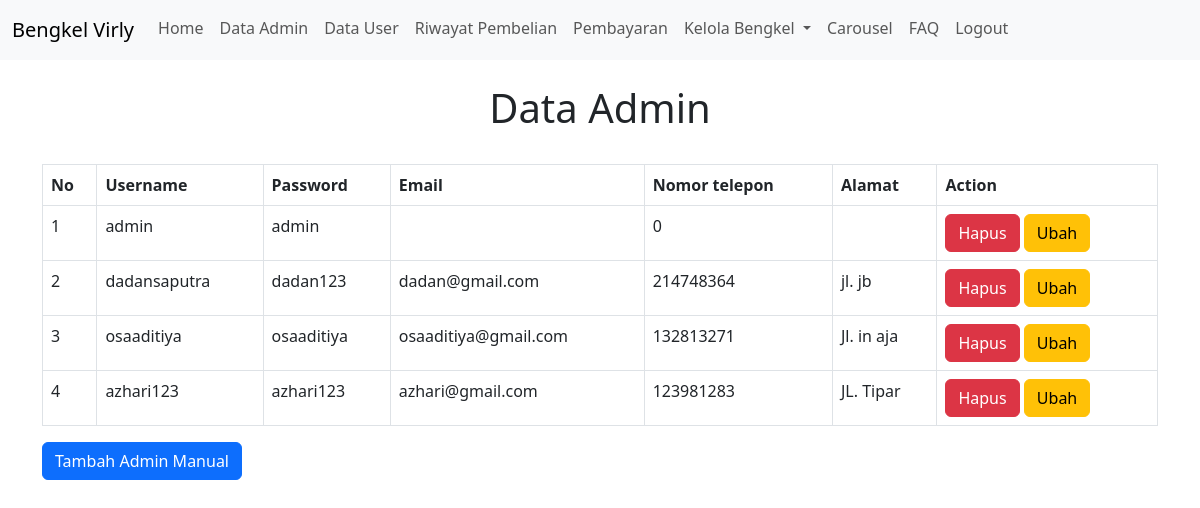
The page /main/superadmin/dataadmin.php (signed in) on the database its author committed.
### tables this page shows
CREATE TABLE `user` (
  `id` int(11) NOT NULL,
  `username` varchar(100) NOT NULL,
  `email` varchar(100) NOT NULL,
  `password` varchar(10) NOT NULL,
  `telepon` int(20) NOT NULL,
  `alamat` varchar(1000) DEFAULT NULL,
  `tipe` varchar(20) NOT NULL
);

### main/superadmin/dataadmin.php (the view, shortened to what this page needs)
<!DOCTYPE html>
<html lang="en">
<head>
    <?php include '../koneksi.php' ?>
    <?php include '../component.php' ?>
    <link href="bootstrap-5.3.0-alpha3-dist/css/bootstrap.min.css" rel="stylesheet">
</head>
<body>
<?php include 'headersuperadmin.php' ?>
<div class="container">
    <br><h1><center>Data Admin</center></h1><br>
    <div class="table-responsive">
        <table class="table table-bordered responsive-table">
            <thead>
                <tr>
                    <th>No</th>
                    <th>Username</th>
                    <th>Password</th>
                    <th>Email</th>
                    <th>Nomor telepon</th>
                    <th>Alamat</th>
                    <th>Action</th>
                </tr>
            </thead>
            <tbody>
                <?php $nomor=1; ?>
                <?php $ambil = $koneksi->query("SELECT * FROM user where tipe=2"); ?>
                <?php while ($pecah = $ambil->fetch_assoc()){ ?>
                    <tr>
                        <td><?php echo $nomor; ?></td>
                        <td><?php echo $pecah['username']; ?></td>
                        <td><?php echo $pecah['password']; ?></td>
                        <td><?php echo $pecah['email']; ?></td>
                        <td><?php echo $pecah['telepon']; ?></td>
                        <td><?php echo $pecah['alamat']; ?></td>
                        <td>
                            <a href="deleteadmin.php?id=<?php echo $pecah['id'] ?>" onclick="return confirm('Apakah Anda yakin ingin menghapus admin ini?')" class="btn btn-danger">Hapus</a>
                            <a href="editadmin.php?id=<?php echo $pecah['id'] ?>" class="btn btn-warning">Ubah</a>
                        </td>
                    </tr>
                    <?php $nomor++; ?>
                <?php } ?>
            </tbody>
        </table>
    </div>
    <a href="addadmin.php" class="btn btn-primary">Tambah Admin Manual</a>
</div>
</body>
</html>

### rows shown on the page
user: username "admin", password "admin", telepon "0"
user: username "dadansaputra", password "dadan123", email "dadan@gmail.com", telepon "214748364", alamat "jl. jb"
user: username "osaaditiya", password "osaaditiya", email "osaaditiya@gmail.com", telepon "132813271", alamat "Jl. in aja"
user: username "azhari123", password "azhari123", email "azhari@gmail.com", telepon "123981283", alamat "JL. Tipar"
